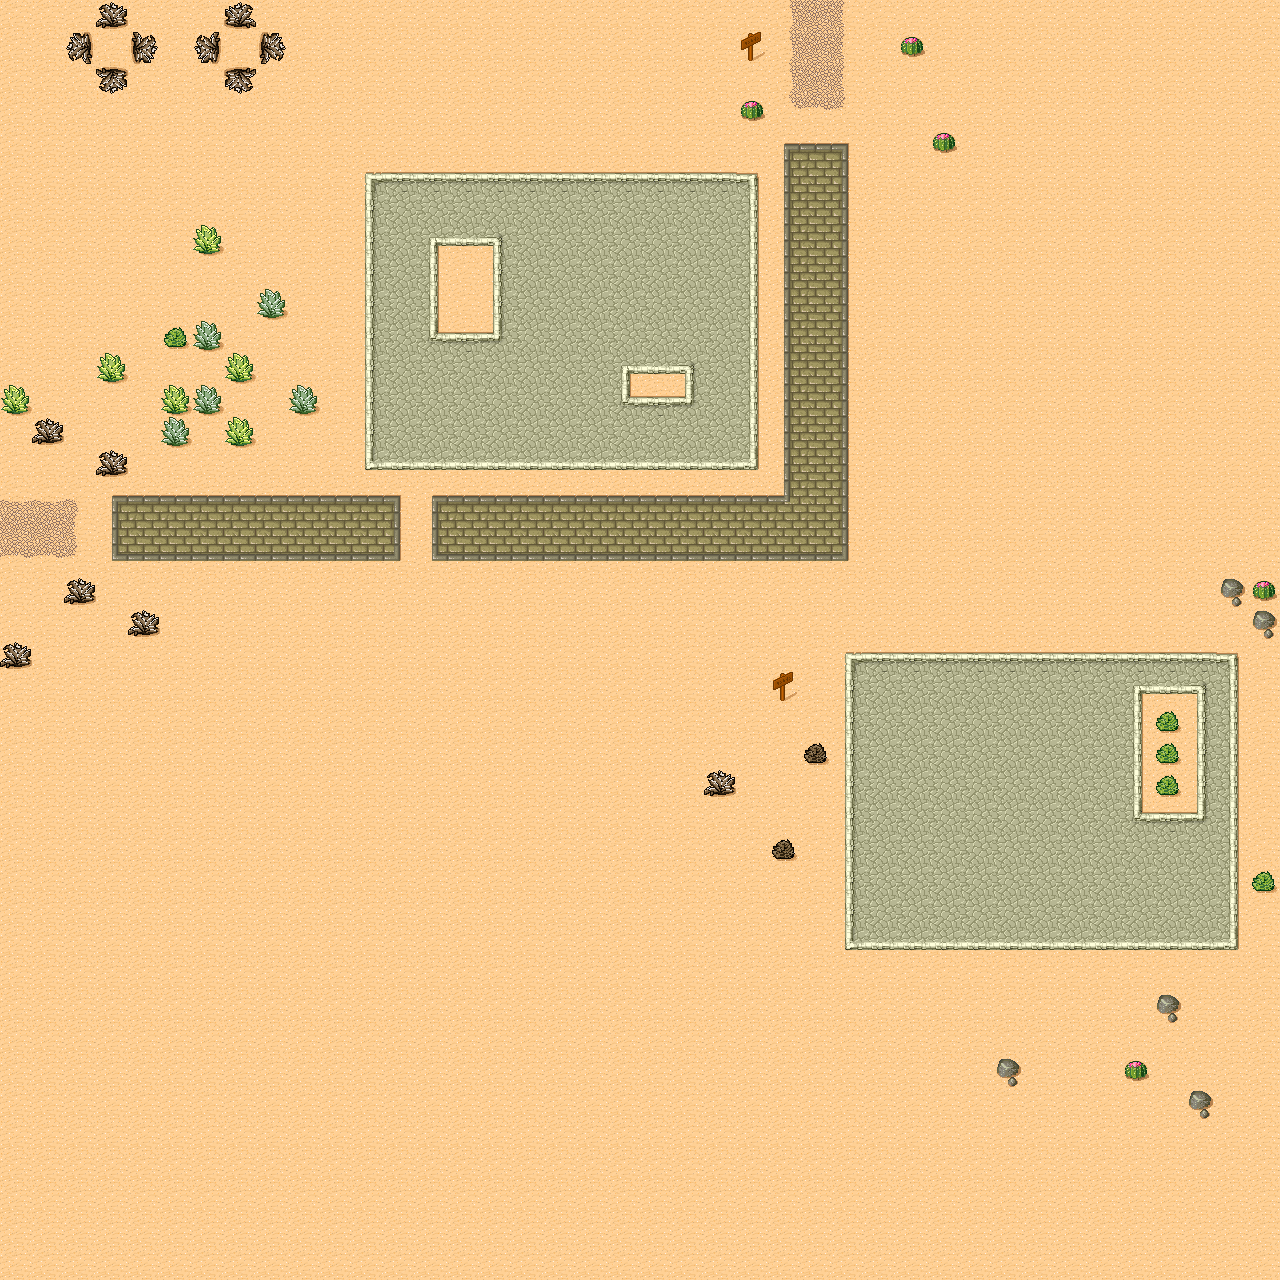

A 2D game scene composited from a Tiled map and its tileset images. What follows is a short description and the map's XML, with each tile layer's data collapsed to a summary:
An orthogonal 40x40 tile map with 32x32 px tiles, 1 tile layer (Ground) and 2 objects.

<map version="1.10" tiledversion="1.11.2" orientation="orthogonal" renderorder="right-down" width="40" height="40" tilewidth="32" tileheight="32" infinite="0" nextlayerid="6" nextobjectid="8">
 <editorsettings>
  <export target="desert.json" format="json" />
 </editorsettings>
 <tileset firstgid="1" name="Desert" tilewidth="32" tileheight="32" spacing="1" margin="1" tilecount="48" columns="8">
  <image source="tmw_desert_spacing.png" width="265" height="199" />
  <tile id="30" probability="0.01" />
  <tile id="31" probability="0.01" />
  <tile id="37" probability="0.01" />
  <tile id="38" probability="0.01" />
  <tile id="39" probability="0.01" />
  <tile id="45" probability="0" />
  <tile id="46" probability="0.01" />
  <tile id="47" probability="0.01" />
  <wangsets>
   <wangset name="Desert" type="corner" tile="5">
    <wangcolor name="Desert" color="#ff0000" tile="29" probability="1" />
    <wangcolor name="Brick" color="#00ff00" tile="9" probability="1" />
    <wangcolor name="Cobblestone" color="#0000ff" tile="33" probability="1" />
    <wangcolor name="Dirt" color="#ff7700" tile="14" probability="1" />
    <wangtile tileid="0" wangid="0,1,0,2,0,1,0,1" />
    <wangtile tileid="1" wangid="0,1,0,2,0,2,0,1" />
    <wangtile tileid="2" wangid="0,1,0,1,0,2,0,1" />
    <wangtile tileid="3" wangid="0,4,0,1,0,4,0,4" />
    <wangtile tileid="4" wangid="0,4,0,4,0,1,0,4" />
    <wangtile tileid="5" wangid="0,1,0,4,0,1,0,1" />
    <wangtile tileid="6" wangid="0,1,0,4,0,4,0,1" />
    <wangtile tileid="7" wangid="0,1,0,1,0,4,0,1" />
    <wangtile tileid="8" wangid="0,2,0,2,0,1,0,1" />
    <wangtile tileid="9" wangid="0,2,0,2,0,2,0,2" />
    <wangtile tileid="10" wangid="0,1,0,1,0,2,0,2" />
    <wangtile tileid="11" wangid="0,1,0,4,0,4,0,4" />
    <wangtile tileid="12" wangid="0,4,0,4,0,4,0,1" />
    <wangtile tileid="13" wangid="0,4,0,4,0,1,0,1" />
    <wangtile tileid="14" wangid="0,4,0,4,0,4,0,4" />
    <wangtile tileid="15" wangid="0,1,0,1,0,4,0,4" />
    <wangtile tileid="16" wangid="0,2,0,1,0,1,0,1" />
    <wangtile tileid="17" wangid="0,2,0,1,0,1,0,2" />
    <wangtile tileid="18" wangid="0,1,0,1,0,1,0,2" />
    <wangtile tileid="19" wangid="0,2,0,1,0,2,0,2" />
    <wangtile tileid="20" wangid="0,2,0,2,0,1,0,2" />
    <wangtile tileid="21" wangid="0,4,0,1,0,1,0,1" />
    <wangtile tileid="22" wangid="0,4,0,1,0,1,0,4" />
    <wangtile tileid="23" wangid="0,1,0,1,0,1,0,4" />
    <wangtile tileid="24" wangid="0,1,0,3,0,1,0,1" />
    <wangtile tileid="25" wangid="0,1,0,3,0,3,0,1" />
    <wangtile tileid="26" wangid="0,1,0,1,0,3,0,1" />
    <wangtile tileid="27" wangid="0,1,0,2,0,2,0,2" />
    <wangtile tileid="28" wangid="0,2,0,2,0,2,0,1" />
    <wangtile tileid="29" wangid="0,1,0,1,0,1,0,1" />
    <wangtile tileid="30" wangid="0,1,0,1,0,1,0,1" />
    <wangtile tileid="31" wangid="0,1,0,1,0,1,0,1" />
    <wangtile tileid="32" wangid="0,3,0,3,0,1,0,1" />
    <wangtile tileid="33" wangid="0,3,0,3,0,3,0,3" />
    <wangtile tileid="34" wangid="0,1,0,1,0,3,0,3" />
    <wangtile tileid="35" wangid="0,3,0,1,0,3,0,3" />
    <wangtile tileid="36" wangid="0,3,0,3,0,1,0,3" />
    <wangtile tileid="37" wangid="0,1,0,1,0,1,0,1" />
    <wangtile tileid="38" wangid="0,1,0,1,0,1,0,1" />
    <wangtile tileid="39" wangid="0,1,0,1,0,1,0,1" />
    <wangtile tileid="40" wangid="0,3,0,1,0,1,0,1" />
    <wangtile tileid="41" wangid="0,3,0,1,0,1,0,3" />
    <wangtile tileid="42" wangid="0,1,0,1,0,1,0,3" />
    <wangtile tileid="43" wangid="0,1,0,3,0,3,0,3" />
    <wangtile tileid="44" wangid="0,3,0,3,0,3,0,1" />
    <wangtile tileid="45" wangid="0,1,0,1,0,1,0,1" />
    <wangtile tileid="46" wangid="0,1,0,1,0,1,0,1" />
    <wangtile tileid="47" wangid="0,1,0,1,0,1,0,1" />
   </wangset>
  </wangsets>
 </tileset>
 <imagelayer id="2" name="raylib Logo" repeatx="1" repeaty="1">
  <image source="raylib_logo.png" width="256" height="256" />
 </imagelayer>
 <layer id="1" name="Ground" width="40" height="40">
  <data>[1600 cells, 1600 non-empty, 40 distinct tile ids]</data>
 </layer>
 <objectgroup color="#ff0000" id="3" name="Polygon">
  <object id="1" x="378.988" y="1011.51">
   <polygon points="0,0 -235.234,146.368 -181.653,-37.8988 -299.27,-155.516 -239.155,-295.349 -159.436,-164.664 -147.675,-81.0251 -54.8879,-135.913 -95.4005,-292.736 65.3428,-350.237 230.007,-147.675 75.7976,-115.003 -19.6028,-214.324 -18.296,-111.083 107.162,-52.2742 94.0936,52.2742 -9.14799,230.007 -117.617,246.996 -168.584,216.938 -146.368,152.902 -43.1262,118.924" />
  </object>
 </objectgroup>
 <objectgroup id="5" name="InvisiblePolygon" visible="0">
  <object id="7" x="850.763" y="654.735">
   <polygon points="0,0 1.30686,286.201 378.988,288.815 381.602,0" />
  </object>
 </objectgroup>
</map>
